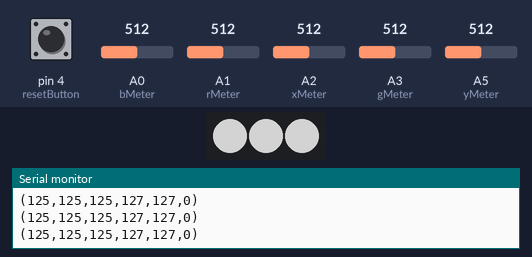
Bench run of a sketch on a simulated Arduino Uno, built with avr-gcc and run on an emulated ATmega328P. Shown: 3 RGB LEDs in strip order, left to right, the last lines printed to the serial monitor. The inputs (shaded band) are chosen by the test bench; at power-on: A0 (bMeter) = 512, A1 (rMeter) = 512, A3 (gMeter) = 512, pin 4 (resetButton) LOW, A2 (xMeter) = 512, A5 (yMeter) = 512. Dim RGB values are drawn brighter than linear.

Above: at 1.2 s.
1.3 s: A0 (bMeter) set to 626
At 1.6 s:
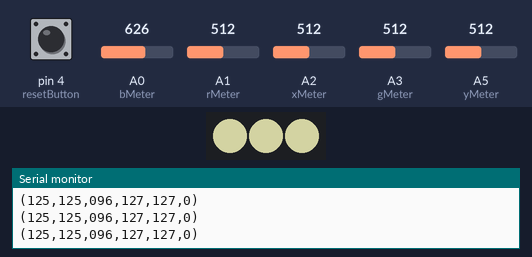
2.8 s: A0 (bMeter) set to 653
At 3.3 s:
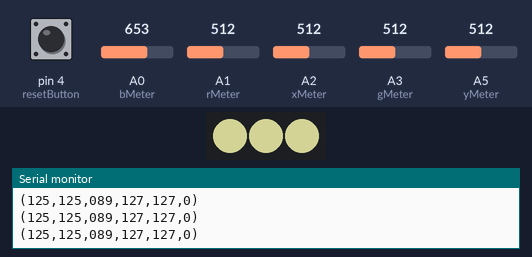
4.3 s: A1 (rMeter) set to 716
At 5.5 s:
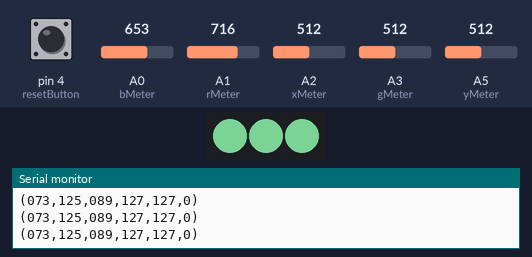
5.8 s: A3 (gMeter) set to 992
At 6.2 s:
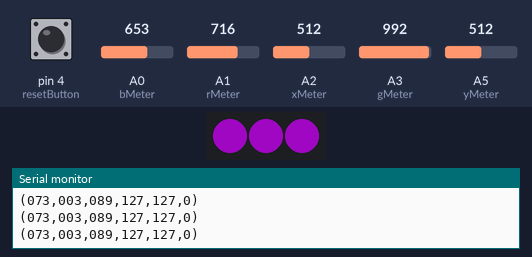
7.3 s: A1 (rMeter) set to 755
At 8.1 s:
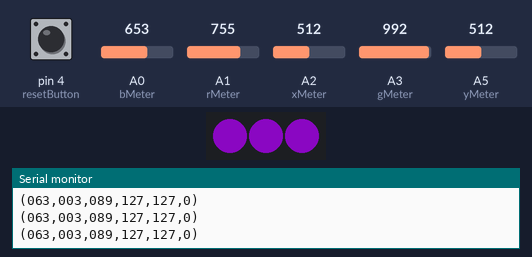
8.8 s: A3 (gMeter) set to 839
At 10.0 s:
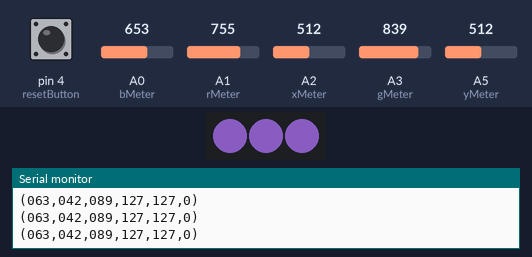
10.3 s: A3 (gMeter) set to 810
Timing chart, 0 to 12.8 s (numbered marks = the images above; inputs shaded):
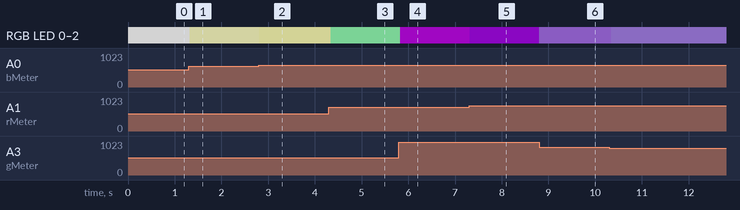

Measured:
- after the input at 1.3 s, RGB LED 0–2: RGB(125, 125, 125) → RGB(125, 125, 96) at once
- after the input at 2.8 s, RGB LED 0–2: RGB(125, 125, 96) → RGB(125, 125, 89) at once
- after the input at 4.3 s, RGB LED 0–2: RGB(125, 125, 89) → RGB(73, 125, 89) at once
- after the input at 5.8 s, RGB LED 0–2: RGB(73, 125, 89) → RGB(73, 3, 89) at once
- after the input at 7.3 s, RGB LED 0–2: RGB(73, 3, 89) → RGB(63, 3, 89) at once
- after the input at 8.8 s, RGB LED 0–2: RGB(63, 3, 89) → RGB(63, 42, 89) at once
- after the input at 10.3 s, RGB LED 0–2: RGB(63, 42, 89) → RGB(63, 49, 89) after 0.05 s

The sketch:

Firmware.ino
```cpp
#include <Adafruit_NeoPixel.h>
Adafruit_NeoPixel pixels = Adafruit_NeoPixel(3, 3, NEO_GRB + NEO_KHZ800);


const int rMeter = A1;
const int bMeter = A0;
const int gMeter = A3;

const int xMeter = A2;
const int yMeter = A5;

const int resetButton = 4;
const int preview = 3;

int rColor = 0;
int bColor = 0;
int gColor = 0;

int xPos   = 0;
int yPos   = 0;

String serialCom;


void setup(){
  // setup color meters
  digitalWrite(rMeter, HIGH);
  digitalWrite(bMeter, HIGH);
  digitalWrite(gMeter, HIGH);
  // reset button
  pinMode(resetButton, INPUT);

  // neopixels
  pinMode(preview, OUTPUT);
  pixels.begin();

  // serial comm
  Serial.begin(9600);
}

void loop(){
  // derive colors from soft pots
  //Serial.println(analogRead(rMeter));
 if (analogRead(rMeter)<1000){
     rColor = map(analogRead(rMeter), 0, 1000, 255, 0);
  }
  if(analogRead(bMeter)<1000){
    bColor = map(analogRead(bMeter), 0, 1000, 255, 0);
  }
  if(analogRead(gMeter)<1000){
    gColor = map(analogRead(gMeter), 0, 1000, 255, 0);
  }
  if (rColor<0){
    rColor=0;
  }
  if (bColor<0){
    bColor=0;
  }
  if (gColor<0){
    gColor=0;
  }

  // derive coords from pots
  xPos = map(analogRead(xMeter), 0, 1023, 0, 255); //Mapping value
  yPos = map(analogRead(yMeter), 0, 1023, 0, 255); //Mapping value

  // parse serial communication
  String rString;
  String gString;
  String bString;
  String xString;
  String yString;
  String zString;

  if(rColor < 10)       { rString = "00" + String(rColor); }
  else if(rColor < 100) { rString = "0"  + String(rColor); }
  else                  { rString = String(rColor); }

  if(bColor < 10)       { bString = "00" + String(bColor); }
  else if(bColor < 100) { bString = "0"  + String(bColor); }
  else                  { bString = String(bColor); }

  if(gColor < 10)       { gString = "00" + String(gColor); }
  else if(gColor < 100) { gString = "0"  + String(gColor); }
  else                  { gString = String(gColor); }

  if(xPos < 10)         { xString = "00" + String(xPos); }
  else if(xPos < 100)   { xString = "0"  + String(xPos); }
  else                  { xString = String(xPos); }

  if(yPos < 10)         { yString = "00" + String(yPos); }
  else if(yPos < 100)   { yString = "0"  + String(yPos); }
  else                  { yString = String(yPos); }

  serialCom = "(" + rString + "," + gString + "," + bString + "," + xString + "," + yString + "," + digitalRead(resetButton) + ")";
  Serial.println(serialCom);

  // update the neopixels
  pixels.setPixelColor(0, pixels.Color(rColor,gColor,bColor)); // Moderately bright green color.
  pixels.setPixelColor(1, pixels.Color(rColor,gColor,bColor));
  pixels.setPixelColor(2, pixels.Color(rColor,gColor,bColor));
  pixels.show();

  delay(50); //just here to slow down the output for easier reading
}
```
